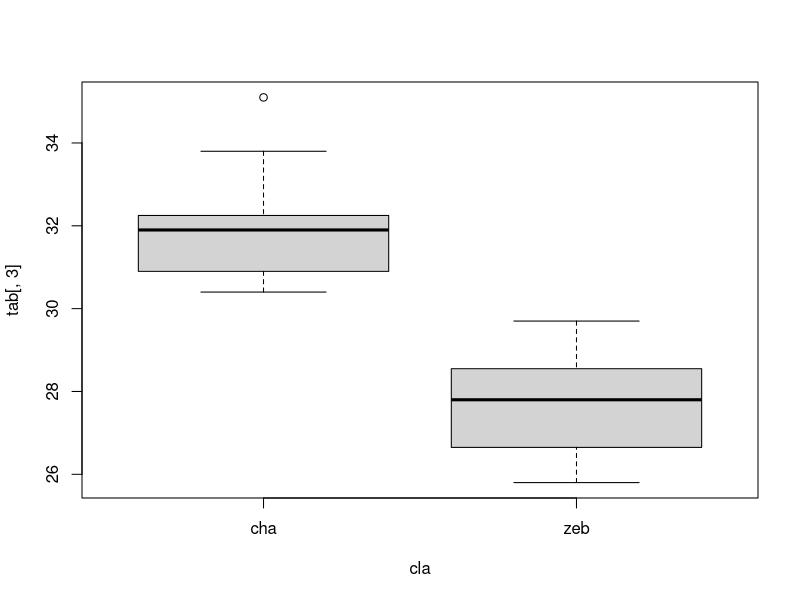

Write the R code that produced this figure.
## ---- chunk 1
library(ade4)
data(chazeb); chazeb
tab=chazeb$tab
cla=chazeb$cla
anova(lm(tab[,3]~cla))
boxplot(tab[,3]~cla)
## ---- chunk 2
library(MASS)
afd1=lda(cla~.,tab)
round( afd1$scaling , 2 )
